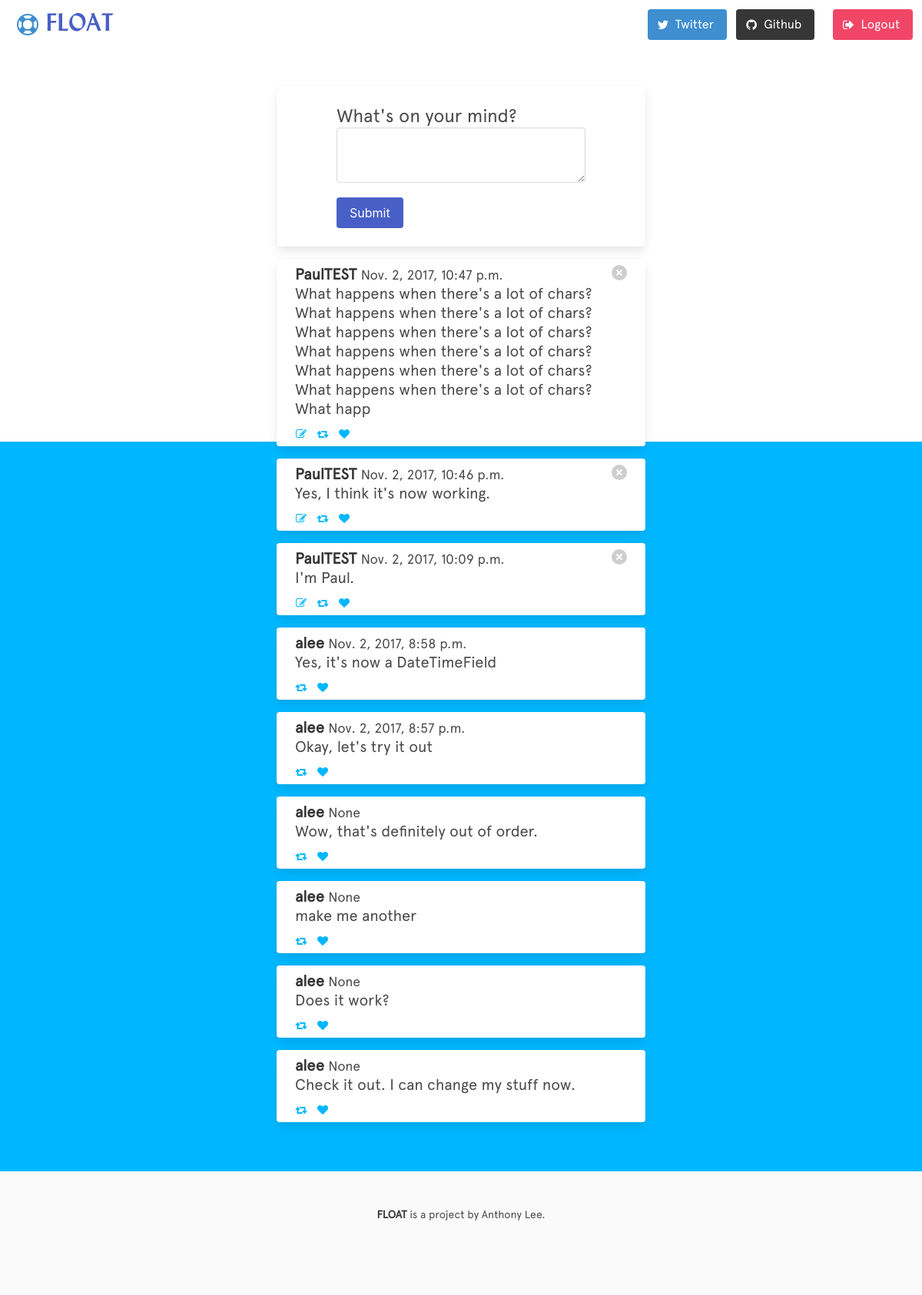
The page / (signed in) on the database as committed earlier.
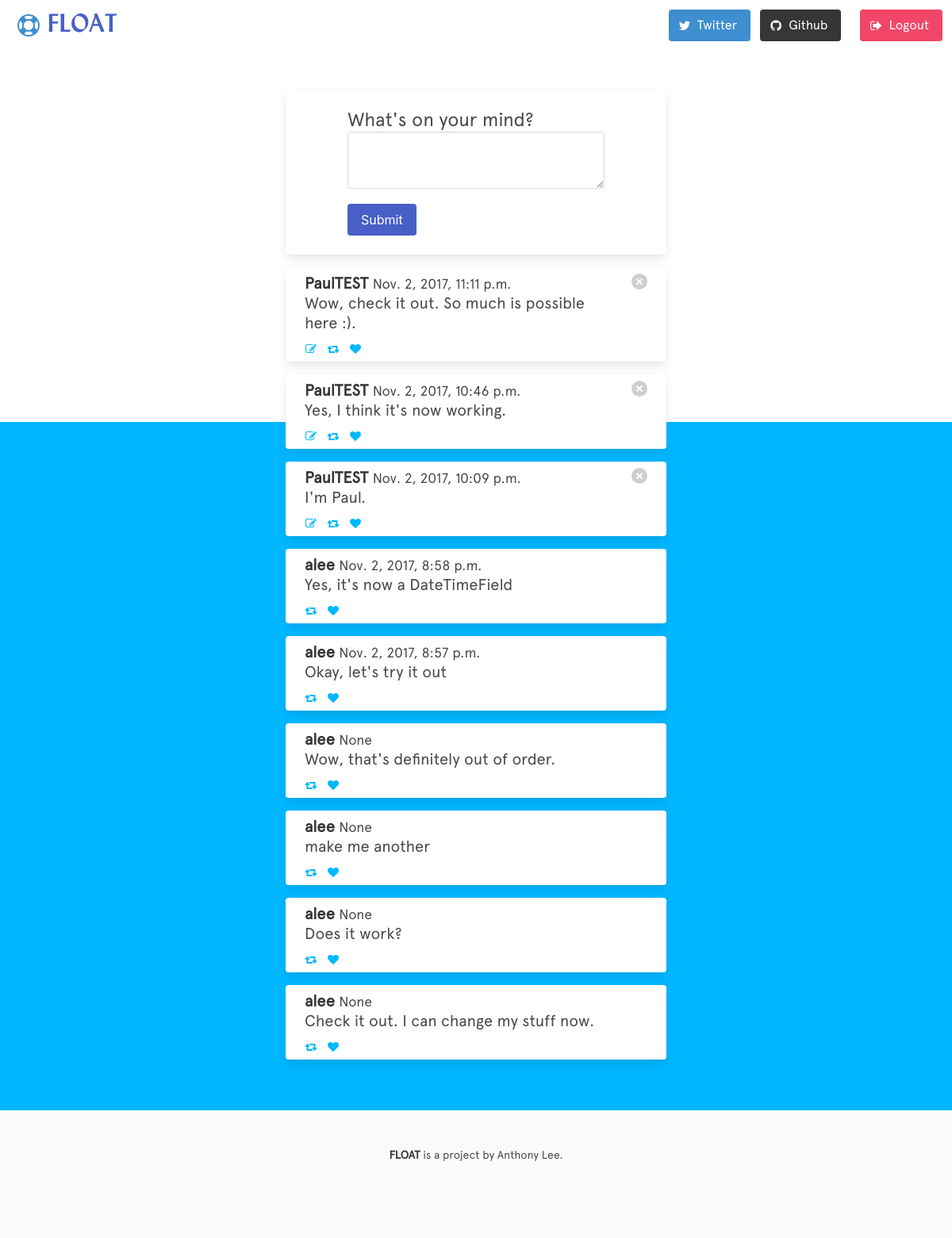
The same page on the database as committed later.
### posts/models.py (models this page shows)
class Post(models.Model):
    content = models.TextField(max_length=255)
    created_at = models.DateTimeField(auto_now_add=True)
    user = models.ForeignKey(User)

### posts/views.py (the view, shortened to what this page needs)
# urls.py: url(r'^$', views.PostCreateView.as_view(), name='home'),
class PostCreateView(LoginRequiredMixin, CreateView, ListView):
    context_object_name = "posts"
    model = Post
    template_name = "post_create.html"
    success_url="/"
    paginate_by = 10
    form_class = PostForm
    def get_queryset(self):
        return Post.objects.order_by('-created_at')

### posts/forms.py
class PostForm(ModelForm):
    class Meta:
        model = Post
        fields = ('content',)
        widgets = {
            'content': Textarea(attrs={'class': 'textarea',
                                       'rows': 2,
                                       'cols': 0}),
        }

### posts/templates/post_create.html
 {% extends 'base.html' %} {% block title %} Create a Post - {{ block.super }} {% endblock title %} {% block content %}
<section class="section floating-fill">
    <div class="container">
        <div class="card django-card">
            <div class="card-content">
                <div class="field django-form">
                    <h1 class="is-size-4">What's on your mind?</h1>
                    <div class="control">
                        <form role="form" action="" method="post">
                            {% csrf_token %} {{ form.as_p }}
                            <br>
                            <input class="button is-link" type="submit" value="Submit" />
                        </form>
                    </div>
                </div>
            </div>
        </div>
        {% for post in posts %}
        <div class="card django-card">
            <article class="media postcards">
                <div class="media-content">
                    <div class="content">
                        <p class="is-size-5">
                            <strong>{{ post.user }}</strong>
                            <small>{{ post.created_at }}</small>
                            <br> {{ post.content }} </p>
                    </div>
                    <nav class="level is-mobile">
                        <div class="level-left">
                            {% if user.pk == post.user.pk %}
                            <a href="{% url 'edit' pk=post.pk %}" class="level-item">
                                <span class="icon is-small">
                                    <i class="fa fa-edit"></i>
                                </span>
                            </a>
                            {% endif %}
                            <a class="level-item">
                                <span class="icon is-small">
                                    <i class="fa fa-retweet"></i>
                                </span>
                            </a>
                            <a class="level-item">
                                <span class="icon is-small">
                                    <i class="fa fa-heart"></i>
                                </span>
                            </a>
                        </div>
                    </nav>
                </div>
                <div class="media-right">
                    {% if user.pk == post.user.pk %}
                    <a class="delete" href="{% url 'delete' pk=post.pk %}"></a>
                    {% endif %}
                </div>
            </article>
        </div>
        {% endfor %}
    </div>
</section>
{% endblock %}

Rows that differ between the two databases and show on the page:
removed Post: user "PaulTEST", created_at "Nov. 2, 2017, 10:47 p.m.", content "What happens when there's a lot of chars?What happens when there's a lot of chars?What happens when there's a lot of chars?What happens when there's a lot of chars?What happens when there's a lot of chars?What happens when there's a lot of chars?What happ"
added Post: user "PaulTEST", created_at "Nov. 2, 2017, 11:11 p.m.", content "Wow, check it out. So much is possible here :)."
